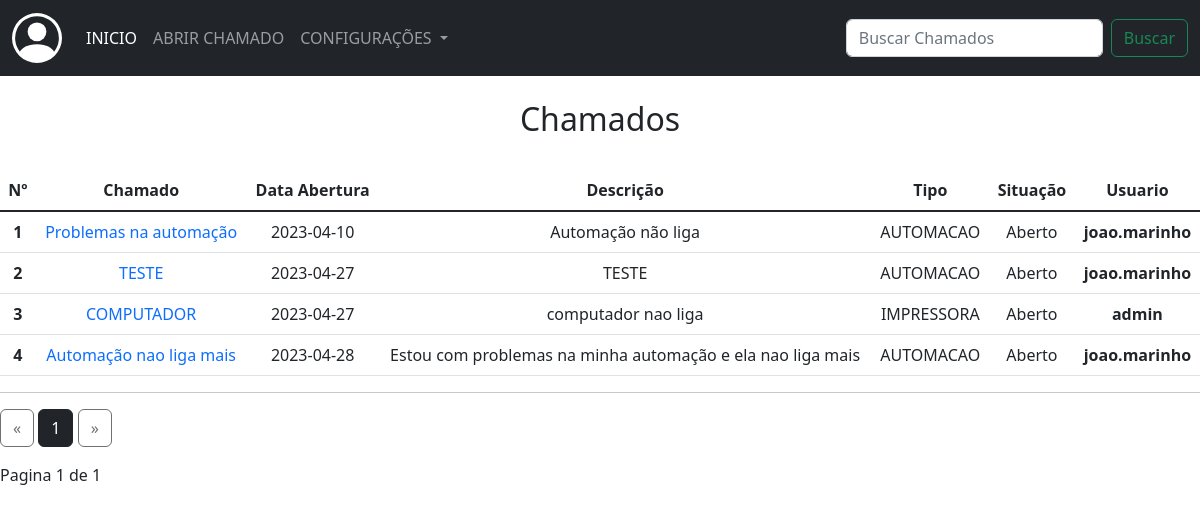
Before: /chamados_suporte (signed in) with the older database file.
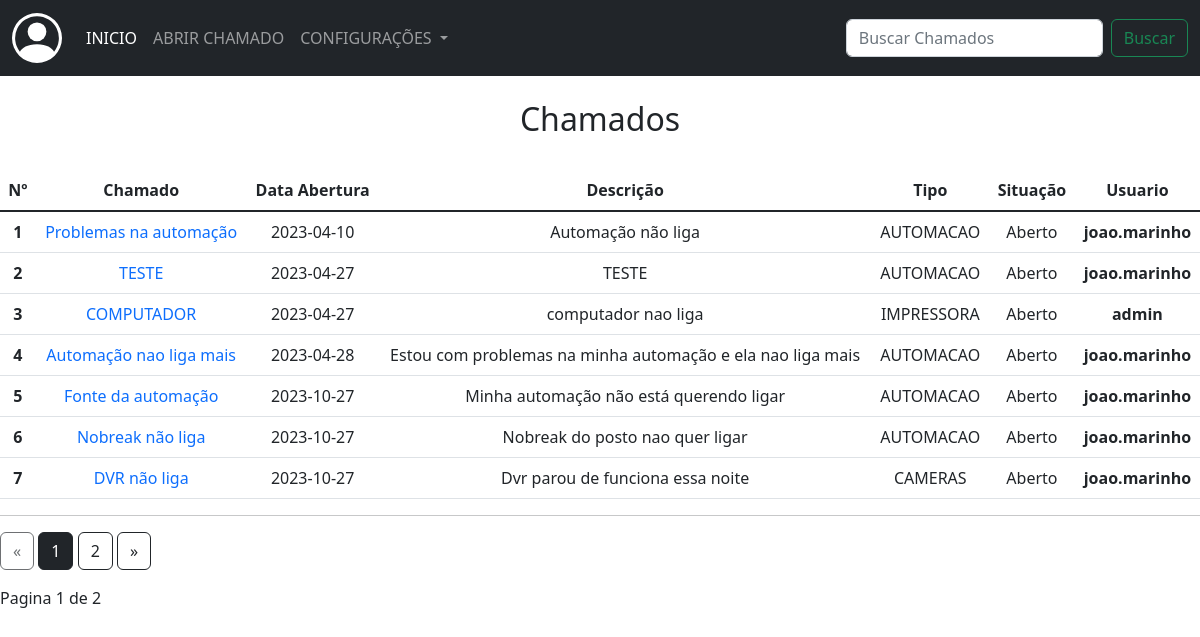
After: the same page with the newer database file.
### app/models/tab_chamados.py (models this page shows)
class Chamados(db.Model):
    __tablename__ = 'tab_chamados'
    id = db.Column(db.Integer, primary_key=True)
    data_add = db.Column(db.String(50), nullable=False)
    data_fim = db.Column(db.String(50), nullable=False)
    titulo = db.Column(db.String(100), nullable=False)
    descricao = db.Column(db.String(255), nullable=False)
    tipo_ch = db.Column(db.String(100), nullable=False)
    situacao = db.Column(db.String(50), nullable=False)
    ass_por = db.Column(db.String(100))
    telefone = db.Column(db.String(50))
    setor = db.Column(db.String(100))
    tab_usuarios_id = db.Column(db.Integer, db.ForeignKey('tab_usuarios.id'))

### app/routes/routes.py (the view)
@app.route("/chamados_suporte")
@login_required
def chamados_suporte():
    page = request.args.get('page',1,type=int)
    ch = Chamados.query.paginate(page=page, per_page=ROWS_PER_PAGE)
    return render_template("routes/chamados_suporte.html", chamados = ch)

### app/routes/routes.py (called while the page is built)
@login_manager.user_loader
def load_user(user_id):
    return User.query.get(int(user_id))

### app/templates/routes/chamados_suporte.html (shortened to what this page needs)
{% extends 'base.html' %}
{% block conteudo %}
<nav class="navbar navbar-expand-lg navbar-dark bg-dark">
    <div class="container-fluid">
      <a class="navbar-brand" href="#"></a>
      <div class="collapse navbar-collapse" id="navbarSupportedContent">
        <ul class="navbar-nav me-auto mb-2 mb-lg-0">
          <li class="nav-item">
            <a class="nav-link active" aria-current="page" href="#">INICIO</a>
          </li>
          <li class="nav-item">
            <a class="nav-link" href="{{url_for('abrir_chamado')}}">ABRIR CHAMADO</a>
          </li>
          <li class="nav-item dropdown">
            <a class="nav-link dropdown-toggle" href="#" role="button" data-bs-toggle="dropdown" aria-expanded="false">
              CONFIGURAÇÕES
            </a>
          </li>
        </ul>
        <form class="d-flex" role="search" action="" method="post">
          <input class="form-control me-2" type="search" placeholder="Buscar Chamados" aria-label="Search">
          <button class="btn btn-outline-success" type="submit">Buscar</button>
        </form>
      </div>
    </div>
</nav>
<br>
<h2 align="center">Chamados</h2>
<br>
<div>
  <table class="table">
    <thead>
      <tr>
        <th scope="col">Nº</th>
        <th scope="col">Chamado</th>
        <th scope="col">Data Abertura</th>
        <th scope="col">Descrição</th>
        <th scope="col">Tipo</th>
        <th scope="col">Situação</th>
        <th scope="col">Usuario</th>
      </tr>
    </thead>
    <tbody class="table-group-divider">
      {% for ch in chamados %}
      <tr>
        <th scope="row">{{ch.id}}</th>
        {% if ch.ass_por == Null %}
          <td><a href="{{url_for('visualizar_chamados', id=ch.id)}}">{{ch.titulo}}</a></td>
        {% else %}
          <td><a href="{{url_for('fechar_chamados', id=ch.id)}}">{{ch.titulo}}</a></td>
        {% endif %}
        <td>{{ch.data_add}}</td>
        <td>{{ch.descricao}}</td>
        <td>{{ch.tipo_ch}}</td>
        <td>{{ch.situacao}}</td>
        <th>{{ch.tab_usuarios_id}}</th>
      </tr>
      {% endfor %}
    </tbody>
  </table>
  <hr>
  <div class="text-right">
    <a href="{{ url_for('chamados_suporte', page=chamados.prev_num) }}"
    class="btn btn-outline-dark
    {% if chamados.page == 1 %}disabled{% endif %}">
        &laquo;
    </a>
    {% for page_num in chamados.iter_pages(left_edge=1, right_edge=1, left_current=1, right_current=2) %}
{% if page_num %}
            {% if chamados.page == page_num %}
            <a href="{{ url_for('chamados_suporte', page=page_num) }}"
            class="btn btn-dark">
                {{ page_num }}
            </a>
            {% else %}
            <a href="{{ url_for('chamados_suporte', page=page_num) }}"
            class="btn btn-outline-dark">
                {{ page_num }}
            </a>
            {% endif %}
        {% else %}
            ...
        {% endif %}
    {% endfor %}
    <a href="{{ url_for('chamados_suporte', page=chamados.next_num) }}"
    class="btn btn-outline-dark
    {% if chamados.page == chamados.pages %}disabled{% endif %}">
        &raquo;
    </a>
</div>
<p class="text-right mt-3">
Pagina {{ chamados.page }} de {{ chamados.pages }}
</p>
</div>
<br>
{% endblock conteudo %}

### app/templates/base.html (shortened to what this page needs)
<!DOCTYPE html>
<html lang="en">
<head>
    <link rel="stylesheet" href="https://cdn.jsdelivr.net/npm/bootstrap@5.2.3/dist/css/bootstrap.min.css">
    <link rel="stylesheet" href="{{url_for('static', filename='styles.css')}}">
</head>
<body>
    {% block conteudo %}
    {% endblock conteudo %}
</body>
</html>

### app/static/styles.css (style rules this page uses)
body { margin: 0px; }
.form-control { display: flex; flex-direction: column; align-items: center; justify-content: center; }
a { text-decoration: none; }
th, tr { text-align: center; }

Changed rows visible on the page:
added Chamados: id "5", titulo "Fonte da automação", data_add "2023-10-27", descricao "Minha automação não está querendo ligar", tipo_ch "AUTOMACAO", situacao "Aberto", tab_usuarios_id "joao.marinho"
added Chamados: id "6", titulo "Nobreak não liga", data_add "2023-10-27", descricao "Nobreak do posto nao quer ligar", tipo_ch "AUTOMACAO", situacao "Aberto", tab_usuarios_id "joao.marinho"
added Chamados: id "7", titulo "DVR não liga", data_add "2023-10-27", descricao "Dvr parou de funciona essa noite", tipo_ch "CAMERAS", situacao "Aberto", tab_usuarios_id "joao.marinho"
Other visible differences:
{{ chamados.pages }}: "1" → "2"
new list line: "2"
